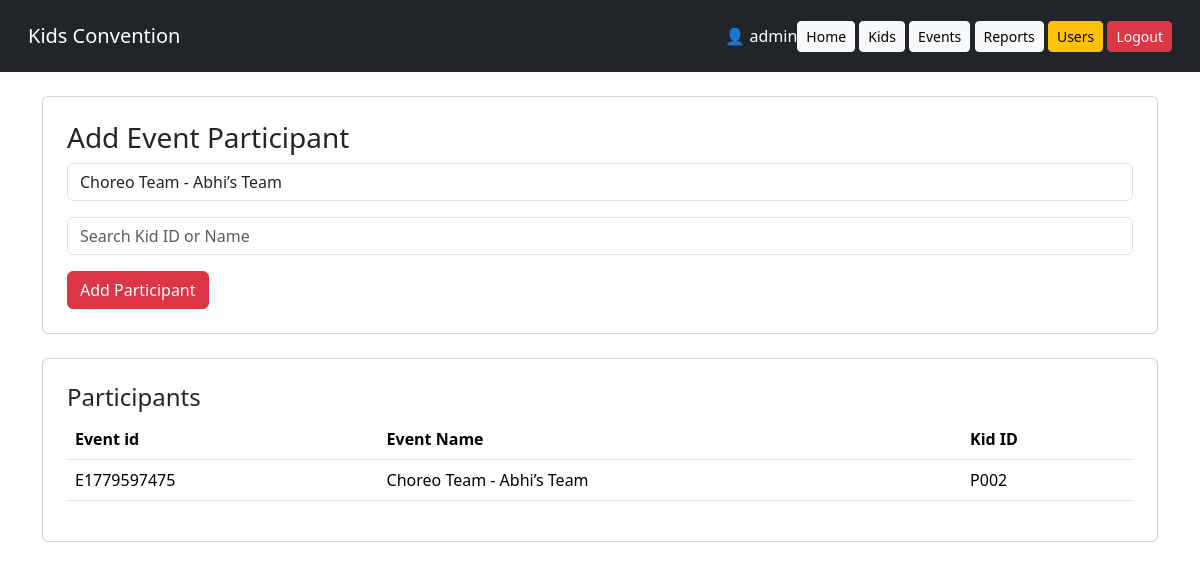
/event_participants (signed in), run on the app's committed database.
### models.py (models this page shows)
class User(db.Model):
    id = db.Column(db.Integer, primary_key=True)
    username = db.Column(db.String(100), unique=True)
    fullname = db.Column(db.String(200))
    phonenumber = db.Column(db.String(10))
    password = db.Column(db.String(500))

class EventParticipant(db.Model):
    id = db.Column(db.Integer, primary_key=True)
    event_id = db.Column(db.String(50))
    kid_id = db.Column(db.String(20), unique=True)
    added_by = db.Column(db.String(100))
    added_at = db.Column(db.String(100))

class Event(db.Model):
    id = db.Column(db.Integer, primary_key=True)
    event_id = db.Column(db.String(50), unique=True)
    event_name = db.Column(db.String(200))
    created_by = db.Column(db.String(100))
    created_at = db.Column(db.String(100))

### app.py (the view, shortened to what this page needs)
@app.route("/event_participants", methods=["GET", "POST"])
@login_required
def event_participants():
    events = Event.query.all()
    kids = Kid.query.all()
    participants = EventParticipant.query.all()
    return render_template(
        "event_participants.html",
        events=events,
        participants=participants,
        kids=kids
    )

### app.py (called while the page is built)
@login_manager.user_loader
def load_user(username):
    user = User.query.filter_by(username=username).first()
    if user:
        return LoginUser(user.username)
    return None

### templates/event_participants.html (shortened to what this page needs)
{% extends 'base.html' %}{% block content %}
<div class='card p-4'>
	<h3>Add Event Participant</h3>
	<form method='post'>
		<select class='form-control mb-3' name='event_id'>{% for e in events %}
			<option value='{{ e.event_id }}'>{{ e.event_name }}</option>{% endfor %}</select>
		<input class="form-control mb-3" name="kid_id" list="kids_list" placeholder="Search Kid ID or Name" required>
		<button class='btn btn-danger'>Add Participant</button>
	</form>
</div>
<div class='card p-4 mt-4'>
	<h4>Participants</h4>
	<table class='table'>
		<tr>
			<th>Event id</th>
			<th>Event Name</th>
			<th>Kid ID</th>
		</tr>{% for p in participants %}
		<tr>
			<td>{{ p.event_id }}</td>
			<td> {% for e in events %} {% if e.event_id == p.event_id %} {{ e.event_name }} {% endif %} {% endfor %}</td>
			<td>{{ p.kid_id }}</td>
		</tr>{% endfor %}</table>
</div>{% endblock %}

### templates/base.html (shortened to what this page needs)
<!DOCTYPE html>
<html>
<head>
<link href="https://cdn.jsdelivr.net/npm/bootstrap@5.3.3/dist/css/bootstrap.min.css" rel="stylesheet">
</head>
<body>
<nav class="navbar navbar-expand-lg navbar-dark bg-dark p-3">
<div class="container-fluid">
<a class="navbar-brand" href="/">Kids Convention</a>
        <div class="ms-auto text-white">
            {% if current_user.is_authenticated %}
                👤 {{ current_user.id }}
            {% endif %}
        </div>
<div>
<a href="/" class="btn btn-light btn-sm">Home</a>
<a href="/kids" class="btn btn-light btn-sm">Kids</a>
<a href="/events" class="btn btn-light btn-sm">Events</a>
<a href="/reports" class="btn btn-light btn-sm">Reports</a>
{% if current_user.id == 'admin' %}
<a href="/users" class="btn btn-warning btn-sm">Users</a>
{% endif %}
<a href="/logout" class="btn btn-danger btn-sm">Logout</a>
</div>
</div>
</nav>
<div class="container mt-4">
{% block content %}{% endblock %}
</div>
</body>
</html>

### data on the page
User: id "admin"
EventParticipant: event_id "E1779597475", kid_id "P002"
Event: event_name "Choreo Team - Abhi’s Team"

### other printed values
form field event_id "Choreo Team - Abhi’s Team"
